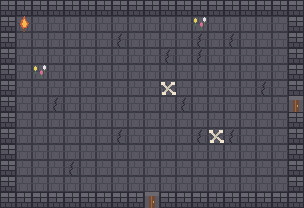

A 2D game scene composited from a Tiled map and its tileset images. What follows is a short description and the map's XML, with every tile layer's data as written:
An orthogonal 19x13 tile map with 16x16 px tiles, 2 tile layers (Ground, Details) and 1 object (ENEMY_SPAWN).

<map version="1.10" tiledversion="1.11.2" orientation="orthogonal" renderorder="right-down" width="19" height="13" tilewidth="16" tileheight="16" infinite="0" nextlayerid="4" nextobjectid="2">
 <properties>
  <property name="roomId" type="int" value="7" />
  <property name="cells" type="int" value="1" />
  <property name="roomCells" value="#" />
 </properties>
 <tileset firstgid="1" source="../../tiles/terrain.tsx" />
 <layer id="1" name="Ground" width="19" height="13">
  <properties>
   <property name="layerKind" value="GROUND" />
  </properties>
  <data encoding="csv">
7,7,7,7,7,7,7,7,7,7,7,7,7,7,7,7,7,7,7,
7,5,5,5,5,5,5,5,5,5,5,5,5,5,5,5,5,5,7,
7,5,5,5,5,5,5,6,5,5,5,5,6,5,6,5,5,5,7,
7,5,5,5,5,5,5,5,5,5,6,5,6,5,5,5,5,5,7,
7,5,5,5,5,5,5,5,5,5,5,5,5,5,5,5,5,5,7,
7,5,5,5,5,5,5,5,5,5,5,5,5,5,5,5,6,5,7,
7,5,5,6,5,5,5,5,5,5,5,6,5,5,5,5,5,5,16,
7,5,5,5,5,5,5,5,5,5,5,5,5,5,5,5,5,5,7,
7,5,5,5,5,5,5,6,5,5,5,5,6,5,6,5,5,5,7,
7,5,5,5,5,5,5,5,5,5,5,5,5,5,5,5,5,5,7,
7,5,5,5,6,5,5,5,5,5,5,5,5,5,5,5,5,5,7,
7,5,5,5,5,5,5,5,5,5,5,5,5,5,5,5,5,5,7,
7,7,7,7,7,7,7,7,7,16,7,7,7,7,7,7,7,7,7
  </data>
 </layer>
 <layer id="2" name="Details" width="19" height="13">
  <properties>
   <property name="layerKind" value="DETAILS" />
  </properties>
  <data encoding="csv">
0,0,0,0,0,0,0,0,0,0,0,0,0,0,0,0,0,0,0,
0,15,0,0,0,0,0,0,0,0,0,0,13,0,0,0,0,0,0,
0,0,0,0,0,0,0,0,0,0,0,0,0,0,0,0,0,0,0,
0,0,0,0,0,0,0,0,0,0,0,0,0,0,0,0,0,0,0,
0,0,13,0,0,0,0,0,0,0,0,0,0,0,0,0,0,0,0,
0,0,0,0,0,0,0,0,0,0,14,0,0,0,0,0,0,0,0,
0,0,0,0,0,0,0,0,0,0,0,0,0,0,0,0,0,0,0,
0,0,0,0,0,0,0,0,0,0,0,0,0,0,0,0,0,0,0,
0,0,0,0,0,0,0,0,0,0,0,0,0,14,0,0,0,0,0,
0,0,0,0,0,0,0,0,0,0,0,0,0,0,0,0,0,0,0,
0,0,0,0,0,0,0,0,0,0,0,0,0,0,0,0,0,0,0,
0,0,0,0,0,0,0,0,0,0,0,0,0,0,0,0,0,0,0,
0,0,0,0,0,0,0,0,0,0,0,0,0,0,0,0,0,0,0
  </data>
 </layer>
 <objectgroup id="3" name="Markers">
  <object id="1" name="enemy_spawn" type="ENEMY_SPAWN" x="152" y="104">
   <point />
  </object>
 </objectgroup>
</map>
